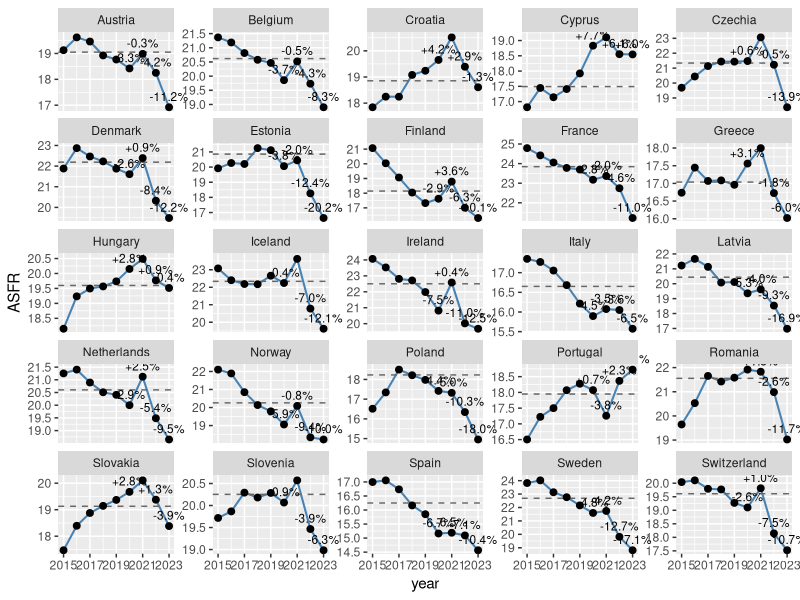

The R script that drew this image:
################################################################################
## Age-standardised fertility rates (ASFR) 2011-2023, baseline = mean 2017-2019,
## and percent deviation in 2020-2023
################################################################################

## 1 ────────────────────────────────────────────────────────────────────────────
library(tidyverse)
library(knitr)
library(kableExtra)
library(scales)
library(broom)      # still required for consistency
library(htmltools)
library(ggplot2)

## 2 ────────────────────────────────────────────────────────────────────────────
##  European-standard population 2013, women 15-49 (weights sum to 1.0)
std_pop <- tribble(
  ~age_group_5, ~weight,
  "15-19", 5500 / 1e5,
  "20-24", 6000 / 1e5,
  "25-29", 6000 / 1e5,
  "30-34", 6500 / 1e5,
  "35-39", 7000 / 1e5,
  "40-44", 7000 / 1e5,
  "45-49", 7000 / 1e5
)

## 3 ────────────────────────────────────────────────────────────────────────────
##  Read Eurostat file & compute ASFR (per 1 000 women)
dat <- read_csv("data/pop_births_eurostats_2011_2023.csv", show_col_types = FALSE)

asfr <- dat %>%
  left_join(std_pop, by = "age_group_5") %>%
  mutate(fr     = births / population,
         w_rate = fr * weight) %>%
  group_by(country, year) %>%
  summarise(ASFR = sum(w_rate) * 1e3, .groups = "drop") %>%    # *1 000
  arrange(country, year)

## 4 ────────────────────────────────────────────────────────────────────────────
##  BASELINE = arithmetic mean of 2017-2019 for each country
baseline <- asfr %>%
  filter(year %in% 2017:2019) %>%
  group_by(country) %>%
  summarise(baseline_ASFR = mean(ASFR), .groups = "drop")

##  Attach baseline to every year; compute % deviation
asfr_pred <- asfr %>%
  left_join(baseline, by = "country") %>%
  rename(pred_ASFR = baseline_ASFR) %>%        # keep same column name style
  mutate(dev_pct = (ASFR - pred_ASFR) / pred_ASFR * 100)

## 5 ────────────────────────────────────────────────────────────────────────────
##  Table (new colour-band logic: negative = red, positive = blue)
dev_tbl_num <- asfr_pred %>%                     # (unchanged)
  filter(year %in% 2020:2023) %>%
  select(country, year, dev_pct) %>%
  pivot_wider(names_from = year, values_from = dev_pct) %>%
  arrange(country)

dev_tbl_col <- dev_tbl_num %>%
  mutate(across(
    -country,
    ~{
      bg <- dplyr::case_when(          # REVERSED palette
        .x  < -10 ~ "#b71c1c",         # deepest red  (big drop = very bad)
        .x >= -10 & .x <  -5 ~ "#ef5350",
        .x >=  -5 & .x <   0 ~ "#ffcccb",
        .x >=   0 & .x <   1 ~ "#ffffff",
        .x >=   1 & .x <   3 ~ "#bbdefb",
        .x >=   3 & .x <  10 ~ "#42a5f5",
        TRUE                  ~ "#0d47a1"  # deepest blue (big rise = very good)
      )
      fg <- dplyr::case_when(          # keep text legible
        .x < -10                     ~ "white",
        .x >= -10 & .x <  -5         ~ "white",
        .x >=  -5 & .x <   0         ~ "black",
        .x >=   0 & .x <   1         ~ "black",
        .x >=   1 & .x <   3         ~ "black",
        .x >=   3 & .x <  10         ~ "black",
        TRUE                         ~ "white"
      )
      cell_spec(sprintf("%+.1f %%", .x), background = bg, color = fg)
    }
  ))

tbl_html <- dev_tbl_col %>%
  kbl(format = "html", escape = FALSE,
      caption = "Percent deviation of ASFR from the 2017-2019 average baseline  
                 (blue = excess / red = deficit)") %>%
  kable_styling(full_width = FALSE, position = "center") %>%
  row_spec(0, bold = TRUE)

html_print( HTML(tbl_html) )

## 6 ────────────────────────────────────────────────────────────────────────────
##  Plot: observed ASFR, constant 2017-2019 average baseline, % deviation label
ggplot(asfr_pred, aes(year, ASFR)) +
  geom_line(linewidth = 0.7, colour = "steelblue") +
  geom_hline(aes(yintercept = pred_ASFR),
             linetype = "dashed", colour = "grey40") +
  geom_point(size = 2) +
  geom_text(
    data = subset(asfr_pred, year >= 2020),
    aes(label = sprintf("%+.1f%%", dev_pct)),
    vjust = -0.7, size = 3
  ) +
  facet_wrap(~country, scales = "free_y") +
  scale_x_continuous(breaks = seq(2011, 2023, 2)) +
  scale_y_continuous(
    expand = expansion(mult = c(0.05, 0.08))   # 5 % below, 8 % above
  ) +
  coord_cartesian(clip = "off")                 # keep labels visible
labs(
  title    = "Age-standardised fertility rates vs. 2017-2019 average baseline",
  subtitle = "Dashed line = mean ASFR (2017-2019); labels = % deviation",
  x = NULL,
  y = "ASFR (per 1 000 women, ESP-2013 weights)"
) +
  theme_minimal(base_size = 11) +
  theme(plot.margin = margin(5.5, 20, 5.5, 5.5))  # a little right padding
